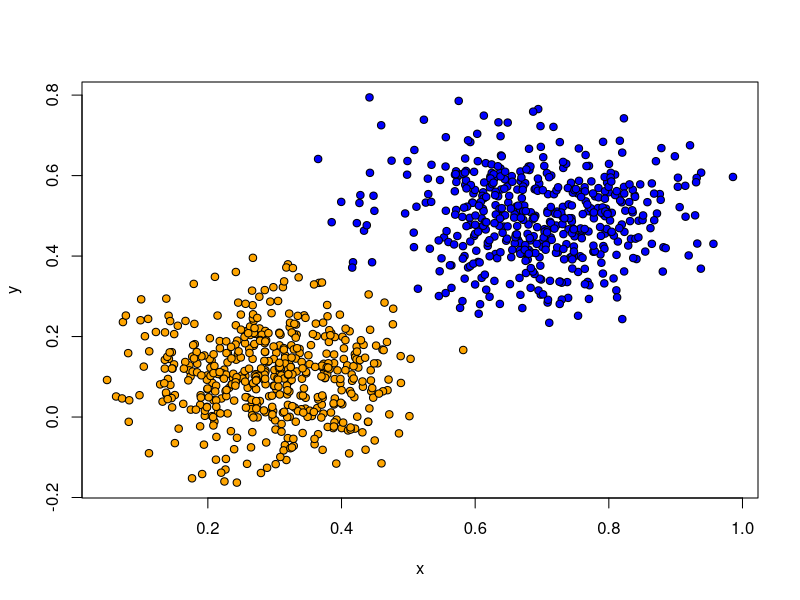

Reproduce this figure in R.
### 10/29/2015
### Simulate a two-class linearly separable classification problem.
### Label 0 is the "negative" class.
### Label 1 is the "positive" class.
### Author: Jason Baldridge

# Create a matrix given a label, the class means of some number of
# dimensions, the number of items, and the standard deviation. Values
# are sampled normally according to the mean and stdev for each
# column.
create_matrix = function(label, mu, n, dev=.1) {
  d = length(mu)
  x = t(matrix(rnorm(n*d, mu, dev), ncol=n))
  cbind(rep(label,n),x)
 }

# Num input dimensions (the "features").
numDimensions = 2
  
# Sample the means for the dimensions for a positive class.
#pos = runif(numDimensions,min=0,max=1)
pos = c(.7,.5) # Use a fixed 2-dimensional center.
  
# Sample the means for the dimensions for a negative class.
#neg = runif(numDimensions,min=0,max=1)
neg = c(.3,.1) # Use a fixed 2-dimensional center.

# Create training data.
numTraining = 500
trainDev = .1
training_data = as.matrix(rbind(create_matrix(1,pos,numTraining,trainDev),create_matrix(0,neg,numTraining,trainDev)))
shuffled_training_data = training_data[sample(nrow(training_data)),]
write.table(shuffled_training_data,file="linear_data_train.csv",row.names=FALSE,col.names=FALSE,quote=FALSE,sep=",")

# Create eval data. Possibly make the stdev bigger to make it a bit more interesting.
numEval = 100
evalDev = .1
eval_data = as.matrix(rbind(create_matrix(1,pos,numEval,evalDev),create_matrix(0,neg,numEval,evalDev)))
shuffled_eval_data = eval_data[sample(nrow(eval_data)),]
write.table(shuffled_eval_data,file="linear_data_eval.csv",row.names=FALSE,col.names=FALSE,quote=FALSE,sep=",")

#Plot the training items, if desired.
colnames(training_data) = c("label","x","y")
plot(training_data[,c("x","y")],pch=21,bg=c("orange","blue")[training_data[,"label"]+1])

